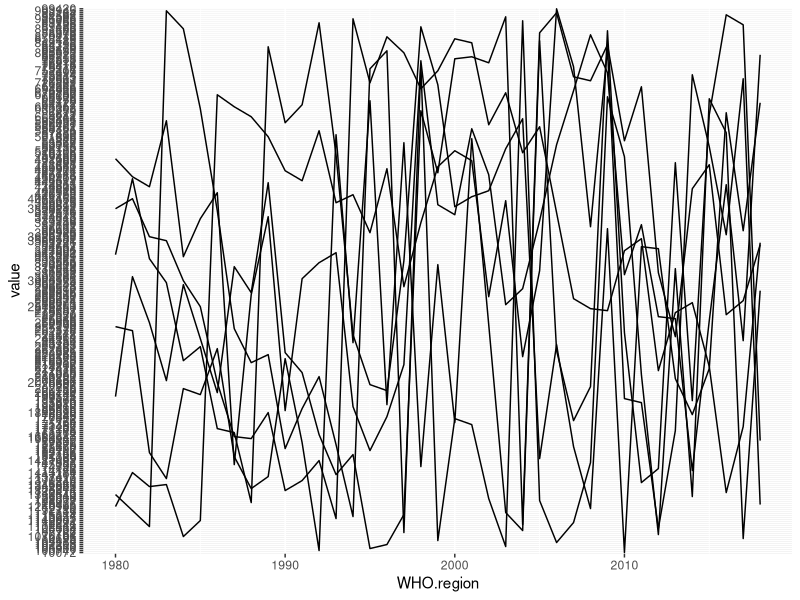

Reproduce this figure in R.
setwd("~/Desktop/R Scripts")
measles <- read.csv("WHS3_62.csv", header = TRUE)
library(reshape2)
measles_long <- melt(measles, id.vars = 'WHO.region')
measles1 <- measles_long[-c(1:39),]
library(ggplot2)
ggplot(data = measles1, mapping = aes(x = WHO.region, y = value, group = variable)) +
  geom_line()